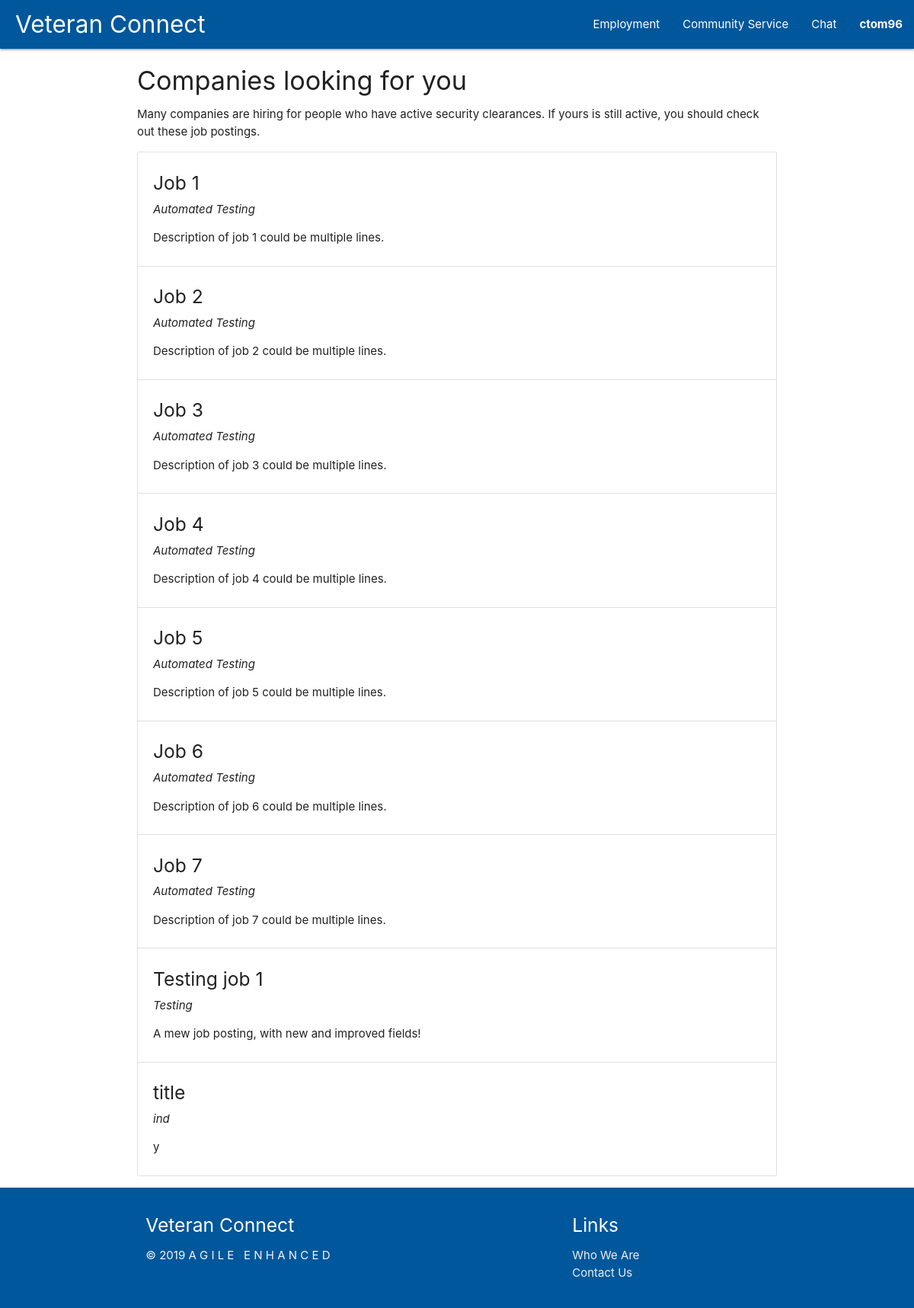
Page /employment/ (signed in) on the committed database.
### tables this page shows
CREATE TABLE users (
    user_id INTEGER PRIMARY KEY AUTOINCREMENT,
    username TEXT UNIQUE NOT NULL,
    password TEXT NOT NULL,
    firstName TEXT,
    lastName TEXT, 
    email TEXT,
    isEmployer INTEGER
);

CREATE TABLE jobs (
    job_id INTEGER PRIMARY KEY AUTOINCREMENT,
    title TEXT NOT NULL,
    description TEXT NOT NULL,
    industry TEXT,
    time_posted TEXT,
    due_date TEXT,
    street_address TEXT NOT NULL,
    city TEXT NOT NULL,
    state TEXT NOT NULL,
    zipcode INTEGER NOT NULL
);

### employment.py (the view)
@employment.route('/')
def show_employment():
    jobsRow = db.get_all_jobs()
    jobs = []
    for job in jobsRow:
        jobs.append(convert_job(job))
    if jobs is not None:
        session["jobs"] = jobs
    uid = session.get("user_id")
    if uid is not None:
        user = db.get_user_by_id(uid)
        session['employer'] = user['isEmployer'] != 0
    return render_template('employment.html')

### auth.py (called while the page is built)
@auth.before_app_request
def load_logged_in_user():
    user_id = session.get('user_id')
    if user_id is None:
        g.user = None
    else:
        g.user = db.get_user_by_id(user_id)

### db.py (called while the page is built)
def get_db():
    if 'db' not in g:
        g.db = sqlite3.connect(
            current_app.config['DATABASE'],
            detect_types=sqlite3.PARSE_DECLTYPES
        )
        g.db.row_factory = sqlite3.Row
    return g.db

def query_db(query, args=(), one=False):
    cur = get_db().execute(query, args)
    rv = cur.fetchall()
    cur.close()
    return (rv[0] if rv else None) if one else rv

def get_user_by_id(user_id):
    return get_db().execute('SELECT * FROM users WHERE user_id = ?', (user_id,)).fetchone()

def get_all_jobs(): #Might want to limit amount.
    try:
        return query_db('SELECT * FROM jobs', (), one=False)
    except Exception as e:
        print "Error getting jobs in db", e

### employment.py (called while the page is built)
def convert_job(row):
    job = {
        'job_id': row['job_id'],
        'title': row['title'],
        'description': row['description'],
        'industry': row['industry'],
        'time_posted': row['time_posted'],
        'due_date': row['due_date'],
        'street_address': row['street_address'],
        'city': row['city'],
        'state': row['state'],
        'zipcode': row['zipcode'],
    }
    return job

### templates/employment.html (shortened to what this page needs)
{% extends 'base.html' %}
{% block content %}
<div class="container">
    <h4>Companies looking for you</h4>
    <p>Many companies are hiring for people who have active security clearances.
       If yours is still active, you should check out these job postings.</p>
    <ul class="collection">
        {% if session["jobs"] %}
            {% for job in session["jobs"] %}
                <li class="collection-item">
                    <h5>{{job['title']}}</h5>
                    <i>{{job['industry']}}</i>
                    <p>{{job['description']}}</p>
                </li>
            {% endfor %}
        {% endif %}
    </ul>
</div>
{% endblock %}

### templates/base.html (shortened to what this page needs)
<!DOCTYPE html>
<html lang="en">
<head>
    <link rel="stylesheet" type="text/css" href="/static/css/materialize.css">
    <link rel="stylesheet" type="text/css" href="/static/css/custom.css">
</head>
<body>
    <header>
        <nav>
            <div class="nav-wrapper light-blue darken-4">
                <a href="/" class="brand-logo" id="veteran-connect-logo">Veteran Connect</a>
                <ul id="nav-mobile" class="right hide-on-med-and-down">
                    <li><a href="/employment">Employment</a></li>
                    <li><a href="/service">Community Service</a></li>
                    <li><a href="/chat">Chat</a></li>
                    <li>
                        <a class="dropdown-trigger" href="#!" data-target="nav-dropdown">
                            {% if session['user_id'] %}
                            {{session['username']}}
                            {% else %}
                            Anonymous
                            {% endif %}
                        </a>
                    </li>
                </ul>
            </div>
        </nav>
    </header>
    <main>
        {% block content %}{% endblock %}
    </main>
    <footer class="page-footer light-blue darken-4">
        <div class="container light-blue darken-4">
          <div class="row">
            <div class="col l6 s12">
              <h5 class="white-text">Veteran Connect</h5>
              <p class="grey-text text-lighten-4" style="white-space: pre;">© 2019 A G I L E   E N H A N C E D </p>
            </div>
            <div class="col l4 offset-l2 s12">
              <h5 class="white-text">Links</h5>
              <ul>
                <li><a class="grey-text text-lighten-3" href="#!">Who We Are</a></li>
                <li><a class="grey-text text-lighten-3" href="#!">Contact Us</a></li>
              </ul>
            </div>
          </div>
        </div>
    </footer>
</body>
</html>

### static/css/custom.css (style rules this page uses)
#veteran-connect-logo { padding-left: 20px; }
.dropdown-trigger { font-weight: bold; }

### rows in the picture
users: username "ctom96"
jobs: title "Job 1", industry "Automated Testing", description "Description of job 1 could be multiple lines."
jobs: title "Job 2", industry "Automated Testing", description "Description of job 2 could be multiple lines."
jobs: title "Job 3", industry "Automated Testing", description "Description of job 3 could be multiple lines."
jobs: title "Job 4", industry "Automated Testing", description "Description of job 4 could be multiple lines."
jobs: title "Job 5", industry "Automated Testing", description "Description of job 5 could be multiple lines."
jobs: title "Job 6", industry "Automated Testing", description "Description of job 6 could be multiple lines."
jobs: title "Job 7", industry "Automated Testing", description "Description of job 7 could be multiple lines."
jobs: title "Testing job 1", industry "Testing", description "A mew job posting, with new and improved fields!"
jobs: title "title", industry "ind", description "y"
